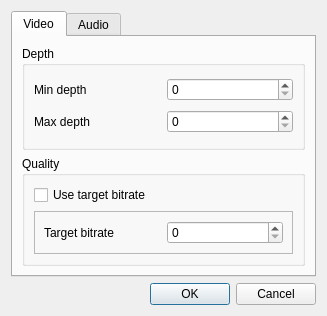
<?xml version="1.0" encoding="UTF-8"?>
<ui version="4.0">
 <class>SettingsDialog</class>
 <widget class="QDialog" name="SettingsDialog">
  <property name="geometry">
   <rect>
    <x>0</x>
    <y>0</y>
    <width>327</width>
    <height>316</height>
   </rect>
  </property>
  <property name="windowTitle">
   <string>Dialog</string>
  </property>
  <layout class="QGridLayout" name="gridLayout">
   <item row="0" column="0">
    <widget class="QTabWidget" name="tabWidget">
     <property name="currentIndex">
      <number>0</number>
     </property>
     <widget class="QWidget" name="videoTab">
      <attribute name="title">
       <string>Video</string>
      </attribute>
      <layout class="QGridLayout" name="gridLayout_2">
       <item row="1" column="0">
        <widget class="QGroupBox" name="groupBox_2">
         <property name="title">
          <string>Quality</string>
         </property>
         <layout class="QGridLayout" name="gridLayout_5">
          <item row="0" column="0">
           <widget class="QCheckBox" name="useTargetBitrateCheckBox">
            <property name="text">
             <string>Use target bitrate</string>
            </property>
           </widget>
          </item>
          <item row="1" column="0">
           <widget class="QFrame" name="frame">
            <property name="frameShape">
             <enum>QFrame::StyledPanel</enum>
            </property>
            <property name="frameShadow">
             <enum>QFrame::Raised</enum>
            </property>
            <layout class="QGridLayout" name="gridLayout_4">
             <item row="0" column="0">
              <widget class="QLabel" name="targetBitrateLabel">
               <property name="text">
                <string>Target bitrate</string>
               </property>
              </widget>
             </item>
             <item row="0" column="1">
              <widget class="QSpinBox" name="TargetBitrateSpinBox"/>
             </item>
            </layout>
            <zorder>TargetBitrateSpinBox</zorder>
            <zorder>targetBitrateLabel</zorder>
           </widget>
          </item>
         </layout>
        </widget>
       </item>
       <item row="0" column="0">
        <widget class="QGroupBox" name="groupBox">
         <property name="title">
          <string>Depth</string>
         </property>
         <layout class="QGridLayout" name="gridLayout_3">
          <item row="0" column="0">
           <widget class="QLabel" name="minDepthLabel">
            <property name="text">
             <string>Min depth</string>
            </property>
           </widget>
          </item>
          <item row="0" column="1">
           <widget class="QSpinBox" name="minDepthSpinBox"/>
          </item>
          <item row="1" column="0">
           <widget class="QLabel" name="maxDepthLabel">
            <property name="text">
             <string>Max depth</string>
            </property>
           </widget>
          </item>
          <item row="1" column="1">
           <widget class="QSpinBox" name="maxDepthSpinBox"/>
          </item>
         </layout>
        </widget>
       </item>
      </layout>
     </widget>
     <widget class="QWidget" name="AudioTab">
      <attribute name="title">
       <string>Audio</string>
      </attribute>
     </widget>
    </widget>
   </item>
   <item row="1" column="0">
    <widget class="QDialogButtonBox" name="buttonBox">
     <property name="orientation">
      <enum>Qt::Horizontal</enum>
     </property>
     <property name="standardButtons">
      <set>QDialogButtonBox::Cancel|QDialogButtonBox::Ok</set>
     </property>
    </widget>
   </item>
  </layout>
 </widget>
 <resources/>
 <connections>
  <connection>
   <sender>buttonBox</sender>
   <signal>accepted()</signal>
   <receiver>SettingsDialog</receiver>
   <slot>accept()</slot>
   <hints>
    <hint type="sourcelabel">
     <x>248</x>
     <y>254</y>
    </hint>
    <hint type="destinationlabel">
     <x>157</x>
     <y>274</y>
    </hint>
   </hints>
  </connection>
  <connection>
   <sender>buttonBox</sender>
   <signal>rejected()</signal>
   <receiver>SettingsDialog</receiver>
   <slot>reject()</slot>
   <hints>
    <hint type="sourcelabel">
     <x>316</x>
     <y>260</y>
    </hint>
    <hint type="destinationlabel">
     <x>286</x>
     <y>274</y>
    </hint>
   </hints>
  </connection>
 </connections>
</ui>
